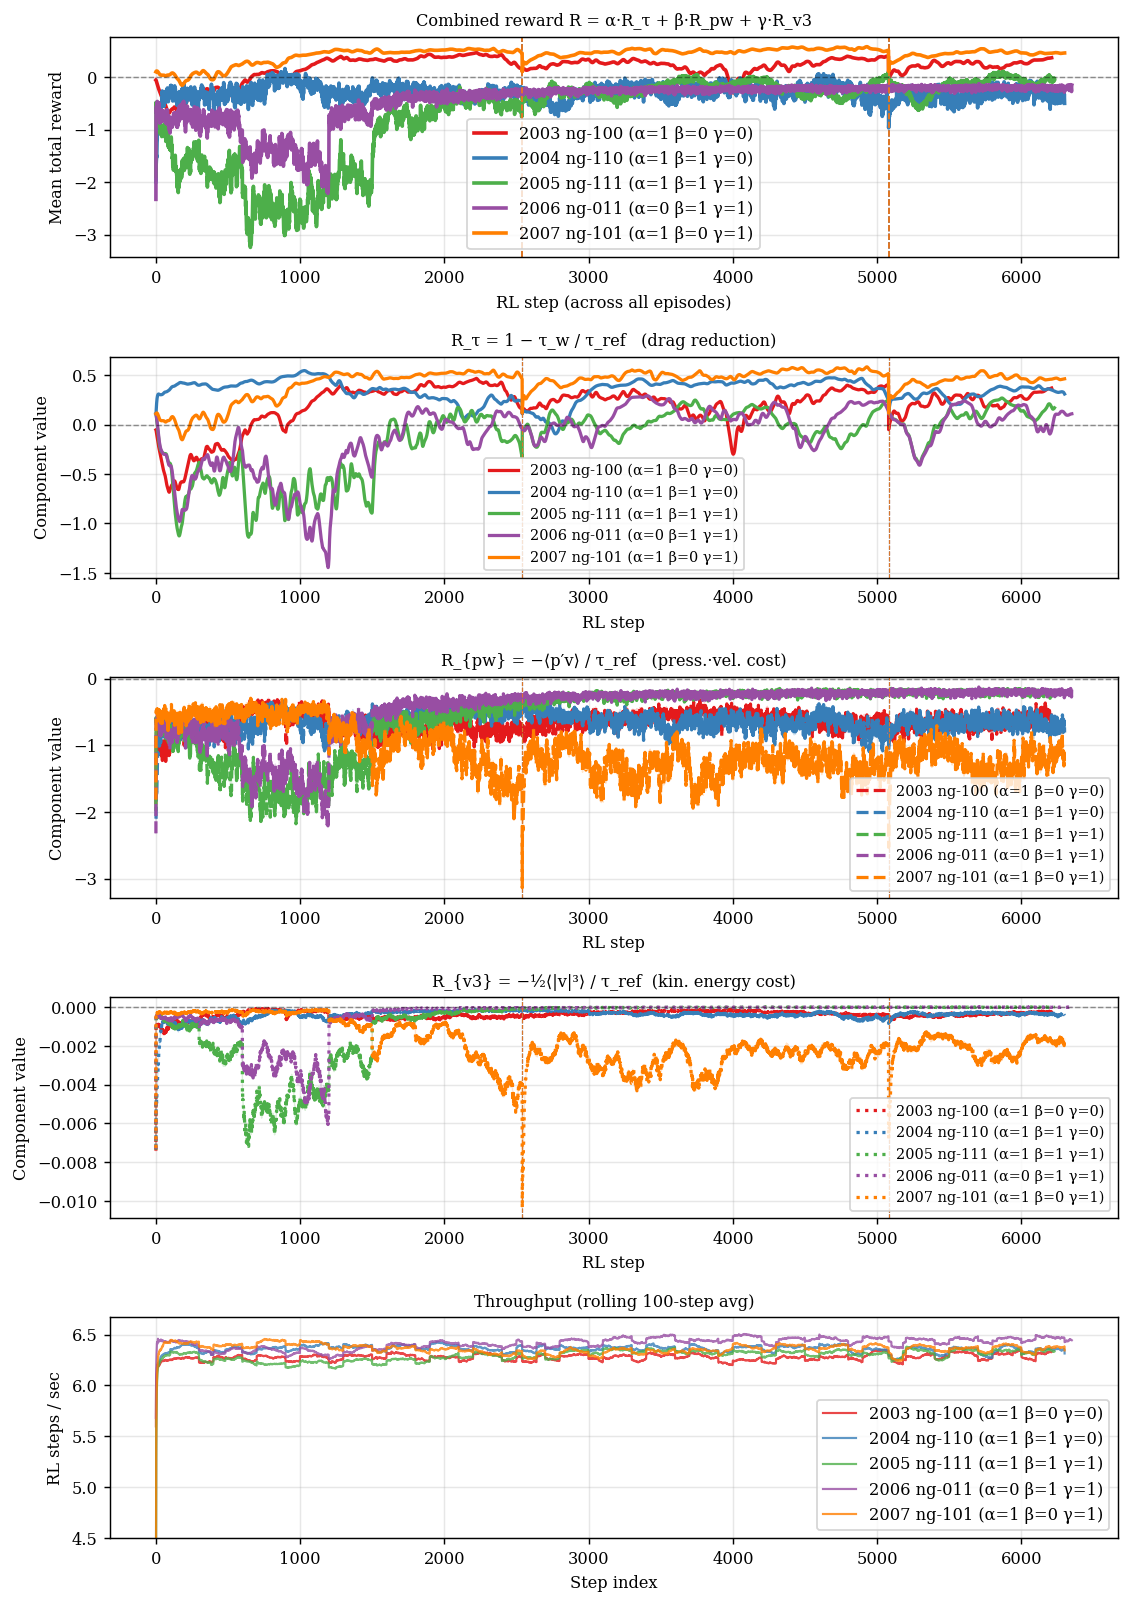

The Python source for this figure:
#!/usr/bin/env python
"""Live monitor for net-gain ablation runs (2003-2007) and reference runs (2001, 2002).
Plots total reward + three components (R_tau, R_pw, R_v3) when available.
Run:  python utils/monitor_runs.py              # new ablation runs (2003-2007)
      python utils/monitor_runs.py --runs all   # all runs including 2001/2002
      python utils/monitor_runs.py --out /tmp/my_plot.png
"""
import argparse
import glob
import sys
import pandas as pd
import matplotlib
matplotlib.use("Agg")
import matplotlib.pyplot as plt
import matplotlib.gridspec as gridspec
import numpy as np
from omegaconf import OmegaConf
import shutil
import os

BASE = "/p/project1/deepwing/polsm/11-MARL-ZeroShot-Nek5000/runs"
OUT  = "/p/project1/deepwing/polsm/11-MARL-ZeroShot-Nek5000/utils/monitor_runs.png"

# Net-gain ablation runs (2003-2007) — the active training set
RUNS_NEW = {
    "2003 ng-100 (α=1 β=0 γ=0)": f"{BASE}/2003/train/history",
    "2004 ng-110 (α=1 β=1 γ=0)": f"{BASE}/2004/train/history",
    "2005 ng-111 (α=1 β=1 γ=1)": f"{BASE}/2005/train/history",
    "2006 ng-011 (α=0 β=1 γ=1)": f"{BASE}/2006/train/history",
    "2007 ng-101 (α=1 β=0 γ=1)": f"{BASE}/2007/train/history",
}
# Reference runs from previous campaign
RUNS_REF = {
    "2001 ONLY WSE  (α=1 β=0 γ=0)": f"{BASE}/2001/train/history",
    "2002 WSE+pv+v^3 (α=1 β=1 γ=1)": f"{BASE}/2002/train/history",
}
# Default: ablation runs only
RUNS = RUNS_NEW

# Professional, colorblind-friendly palette (7 colors)
PALETTE = ["#e41a1c", "#377eb8", "#4daf4a", "#984ea3", "#ff7f00", "#a65628", "#f781bf"]
COLORS = PALETTE
COMP_STYLE = {
    'mean_R_tau': dict(color="tab:green",  ls="-",  label="R_τ  wallshear"),
    'mean_R_pw':  dict(color="tab:red",    ls="--", label="R_pw  press·vel"),
    'mean_R_v3':  dict(color="tab:purple", ls=":",  label="R_v3  kin. energy"),
}

def load_latest(history_dir, pattern):
    files = sorted(glob.glob(f"{history_dir}/{pattern}"))
    if not files:
        return None
    return pd.read_csv(files[-1], parse_dates=["timestamp"])

def smooth(x, w=1):
    return pd.Series(x).rolling(w, min_periods=1, center=True).mean().values

def has_components(df):
    return 'mean_R_tau' in df.columns and df['mean_R_tau'].notna().any()

def main(out_path):
    # Configure LaTeX-like rendering for paper figures, fall back if unavailable
    if shutil.which("latex") is not None:
        plt.rcParams.update({
            "text.usetex": True,
            "font.family": "serif",
            "font.size": 9,
            "axes.titlesize": 9,
            "axes.labelsize": 9,
            "legend.fontsize": 8,
        })
    else:
        # LaTeX not available on this system; use serif fonts and similar sizes
        plt.rcParams.update({
            "text.usetex": False,
            "font.family": "serif",
            "font.size": 9,
            "axes.titlesize": 9,
            "axes.labelsize": 9,
            "legend.fontsize": 8,
        })
    # ---- decide layout ----------------------------------------
    datasets = {}
    for label, hdir in RUNS.items():
        df = load_latest(hdir, "rewards_aggregated_*.csv")
        if df is not None and len(df) > 1:
            datasets[label] = df

    # If a user config is provided, try to read episode length (nb_interactions)
    conf = None
    global_nb_interactions = None
    if hasattr(main, "user_conf") and main.user_conf:
        try:
            conf = OmegaConf.load(main.user_conf)
            if 'runner' in conf and 'nb_interactions' in conf.runner:
                global_nb_interactions = int(conf.runner.nb_interactions)
        except Exception:
            global_nb_interactions = None

    with_comp = any(has_components(df) for df in datasets.values())

    # Single-column layout for paper (stacked panels)
    if with_comp:
        nrows = 5  # total reward + 3 components + throughput
        # 4:3 aspect ratio for paper figures (width x height)
        fig = plt.figure(figsize=(10,15))
        gs = gridspec.GridSpec(nrows, 1, figure=fig, hspace=0.45)
        ax_rwd = fig.add_subplot(gs[0, 0])
        ax_comp = {
            'mean_R_tau': fig.add_subplot(gs[1, 0]),
            'mean_R_pw':  fig.add_subplot(gs[2, 0]),
            'mean_R_v3':  fig.add_subplot(gs[3, 0]),
        }
        ax_ep = None
        ax_rate = fig.add_subplot(gs[4, 0])
    else:
        nrows = 3  # total reward + episode-level + throughput
        # 4:3 aspect ratio for paper figures (width x height)
        fig = plt.figure(figsize=(7, 10))
        gs = gridspec.GridSpec(nrows, 1, figure=fig, hspace=0.45)
        ax_rwd = fig.add_subplot(gs[0, 0])
        ax_comp = {}
        ax_ep = fig.add_subplot(gs[1, 0])
        ax_rate = fig.add_subplot(gs[2, 0])

    if not datasets:
        fig.text(0.5, 0.5, "No data yet — jobs still initialising",
                 ha="center", va="center", fontsize=14)
        fig.savefig(out_path, dpi=120, bbox_inches="tight")
        print(f"Saved: {out_path}  (no data yet)")
        return


    for (label, hdir), color in zip(RUNS.items(), COLORS):
        df = datasets.get(label)
        if df is None:
            continue

        steps = np.arange(len(df))
        rwd   = df["mean_reward"].values

        # total reward
        ax_rwd.plot(steps, rwd, alpha=0.2, color=color, lw=0.8)
        ax_rwd.plot(steps, smooth(rwd), color=color, lw=2.0, label=label)

        # component panels (only when columns present)
        if has_components(df):
            for col, style in COMP_STYLE.items():
                ax = ax_comp.get(col)
                if ax is None:
                    continue
                vals = df[col].values
                # Use the dataset color consistently across all panels
                ax.plot(steps, vals, alpha=0.2, color=color, lw=0.8)
                ax.plot(steps, smooth(vals), color=color,
                        lw=1.8, ls=style['ls'], label=label)

        # episode-level (only in fallback layout)
        if ax_ep is not None:
            eps = load_latest(hdir, "rewards_episodes_*.csv")
            if eps is not None and len(eps) > 1:
                ax_ep.plot(eps["total_steps"].values, eps["mean_reward"].values,
                           "o-", color=color, lw=1.5, markersize=4, label=label)

        # throughput
        dt   = df["timestamp"].diff().dt.total_seconds().dropna()
        tput = (1.0 / dt.replace(0, np.nan)).rolling(100, min_periods=1).mean()
        ax_rate.plot(np.arange(len(tput)), tput.values,
                     color=color, lw=1.2, alpha=0.8, label=label)

        # Per-run: try to read the run's saved config (current_conf.yml) and draw
        # vertical lines at episode starts using the run's color.
        run_conf_path = os.path.join(hdir, 'current_conf.yml')
        run_nb_interactions = None
        if os.path.exists(run_conf_path):
            try:
                rc = OmegaConf.load(run_conf_path)
                if 'runner' in rc and 'nb_interactions' in rc.runner:
                    run_nb_interactions = int(rc.runner.nb_interactions)
            except Exception:
                run_nb_interactions = None
        # Fallback to global --conf if run-specific not found
        if run_nb_interactions is None:
            run_nb_interactions = global_nb_interactions

        if run_nb_interactions is not None:
            steps_len = len(df)
            starts = np.arange(0, steps_len, run_nb_interactions)
            # skip the initial 0 to avoid clutter; draw lines at subsequent episode starts
            for s in starts[1:]:
                ax_rwd.axvline(s, color=color, ls='--', lw=0.9, alpha=0.9)
                # also draw on component panels if present
                if has_components(df):
                    for ax in ax_comp.values():
                        ax.axvline(s, color=color, ls='--', lw=0.6, alpha=0.7)

    # (Per-run episode boundaries are drawn inside the loop above)

    # ---- decorations ------------------------------------------
    ax_rwd.axhline(0, color="k", lw=0.8, ls="--", alpha=0.4)
    ax_rwd.set_xlabel("RL step (across all episodes)")
    ax_rwd.set_ylabel("Mean total reward")
    ax_rwd.set_title("Combined reward R = α·R_τ + β·R_pw + γ·R_v3")
    ax_rwd.legend(fontsize=9); ax_rwd.grid(True, alpha=0.3)

    if with_comp:
        titles = {
            'mean_R_tau': r"R_τ = 1 − τ_w / τ_ref   (drag reduction)",
            'mean_R_pw':  r"R_{pw} = −⟨p′v⟩ / τ_ref   (press.·vel. cost)",
            'mean_R_v3':  r"R_{v3} = −½⟨|v|³⟩ / τ_ref  (kin. energy cost)",
        }
        for col, ax in ax_comp.items():
            ax.axhline(0, color="k", lw=0.8, ls="--", alpha=0.4)
            ax.set_xlabel("RL step"); ax.set_ylabel("Component value")
            ax.set_title(titles[col], fontsize=9)
            ax.legend(fontsize=8); ax.grid(True, alpha=0.3)
    elif ax_ep is not None:
        ax_ep.axhline(0, color="k", lw=0.8, ls="--", alpha=0.4)
        ax_ep.set_xlabel("Total steps"); ax_ep.set_ylabel("Episode mean reward")
        ax_ep.set_title("Episode-level reward")
        ax_ep.legend(fontsize=9); ax_ep.grid(True, alpha=0.3)

    ax_rate.set_xlabel("Step index"); ax_rate.set_ylabel("RL steps / sec")
    ax_rate.set_title("Throughput (rolling 100-step avg)")
    ax_rate.set_ylim(bottom=4.5)  # start y-axis at 0 for better readability 
    ax_rate.legend(fontsize=9); ax_rate.grid(True, alpha=0.3)

    fig.savefig(out_path, dpi=130, bbox_inches="tight")
    print(f"Saved: {out_path}")

if __name__ == "__main__":
    p = argparse.ArgumentParser()
    p.add_argument("--out", default=OUT)
    p.add_argument("--conf", default=None,
                   help="Path to user config YAML (used to read nb_interactions/ndrl)")
    p.add_argument("--runs", default="new", choices=["new", "ref", "all"],
                   help="Which runs to plot: 'new' (2003-2007, default), 'ref' (2001-2002), 'all'")
    args = p.parse_args()

    if args.runs == "ref":
        RUNS.clear(); RUNS.update(RUNS_REF)
    elif args.runs == "all":
        RUNS.clear(); RUNS.update(RUNS_REF); RUNS.update(RUNS_NEW)
    # default "new": RUNS already set to RUNS_NEW at module level

    main.user_conf = args.conf
    main(args.out)

# Define default attribute so editors/static-checkers don't flag accesses
main.user_conf = None
